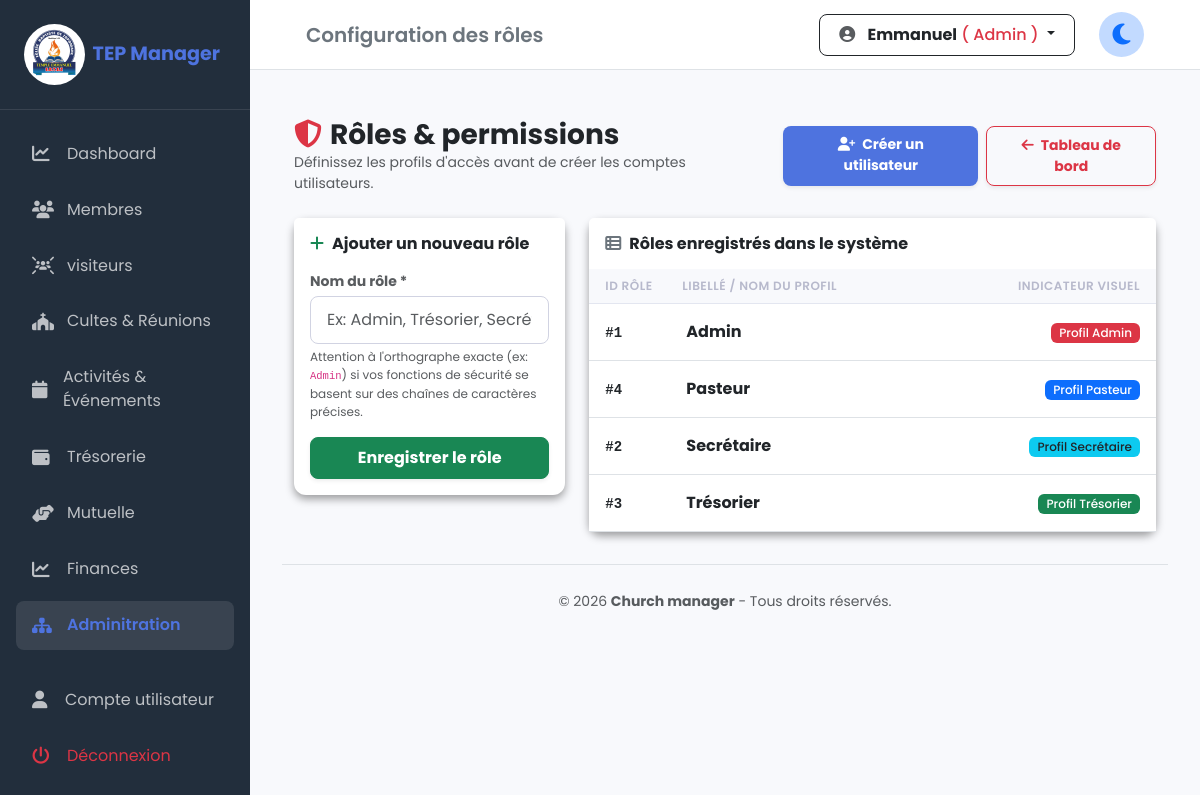
Screenshot of /gouvernance/roles.php (signed in) with the database file from the repository.
### tables this page shows
CREATE TABLE IF NOT EXISTS `roles` (
  `id` int NOT NULL AUTO_INCREMENT,
  `nom_role` varchar(50) NOT NULL,
  PRIMARY KEY (`id`)
);

### gouvernance/roles.php (the view, shortened to what this page needs)
<?php
require_once "../config/database.php";
$roles = $pdo->query("SELECT * FROM roles ORDER BY nom_role ASC")->fetchAll();
require_once '../includes/header.php';
?>
<div class="container mt-4">
    <div class="d-flex flex-column flex-md-row justify-content-between align-items-md-center mb-4 gap-3">
        <div>
            <h3 class="fw-bold text-dark m-0"><i class="fa-solid fa-shield-halved text-danger me-2"></i>Rôles & permissions</h3>
            <p class="text-muted small mb-0">Définissez les profils d'accès avant de créer les comptes utilisateurs.</p>
        </div>
        <div class="d-flex gap-2">
            <a href="utilisateurs.php" class="btn btn-primary btn-sm fw-bold px-3 py-2 shadow-sm">
                <i class="fa-solid fa-user-plus me-1"></i> Créer un utilisateur
            </a>
            <a href="index.php" class="btn btn-outline-danger btn-sm fw-bold px-3 py-2 shadow-sm">
                <i class="fa-solid fa-arrow-left me-1"></i> Tableau de bord
            </a>
        </div>
    </div>
    <div class="row g-4">
        <div class="col-md-4">
            <div class="card border-0 shadow-sm">
                <div class="card-header bg-white border-0 py-3">
                    <h6 class="fw-bold mb-0"><i class="fa-solid fa-plus text-success me-2"></i>Ajouter un nouveau rôle</h6>
                </div>
                <div class="card-body pt-0">
                    <form method="POST">
                        <div class="mb-3">
                            <label class="small fw-bold text-muted mb-1">Nom du rôle *</label>
                            <input type="text" name="nom_role" class="form-control" placeholder="Ex: Admin, Trésorier, Secrétaire..." required>
                            <div class="form-text" style="font-size:0.75rem;">
                                Attention à l'orthographe exacte (ex: <code>Admin</code>) si vos fonctions de sécurité se basent sur des chaînes de caractères précises.
                            </div>
                        </div>
                        <button type="submit" name="ajouter_role" class="btn btn-success w-100 fw-bold shadow-sm">Enregistrer le rôle</button>
                    </form>
                </div>
            </div>
        </div>
        <div class="col-md-8">
            <div class="card border-0 shadow-sm">
                <div class="card-header bg-white border-0 py-3">
                    <h6 class="fw-bold mb-0"><i class="fa-solid fa-table-list text-secondary me-2"></i>Rôles enregistrés dans le système</h6>
                </div>
                <div class="card-body p-0">
                    <div class="table-responsive">
                        <table class="table table-hover align-middle mb-0">
                            <thead class="table-light small">
                                <tr>
                                    <th class="ps-3" style="width: 15%;">ID Rôle</th>
                                    <th>Libellé / Nom du profil</th>
                                    <th class="text-end pe-3">Indicateur visuel</th>
                                </tr>
                            </thead>
                            <tbody>
                                <?php if(empty($roles)): ?>
                                    <tr>
                                        <td colspan="3" class="text-center py-4 text-muted small">Aucun rôle configuré pour le moment.</td>
                                    </tr>
                                <?php else: ?>
                                    <?php foreach($roles as $r): ?>
                                        <tr>
                                            <td class="ps-3"><code class="text-dark fw-bold">#<?= $r['id'] ?></code></td>
                                            <td>
                                                <span class="fw-bold text-dark"><?= htmlspecialchars($r['nom_role']) ?></span>
                                            </td>
                                            <td class="text-end pe-3">
                                                <?php
                                                $badge_color = "bg-secondary";
                                                if(strpos(strtolower($r['nom_role']), 'admin') !== false) $badge_color = "bg-danger";
                                                elseif(strpos(strtolower($r['nom_role']), 'trésorier') !== false || strpos(strtolower($r['nom_role']), 'tresorier') !== false) $badge_color = "bg-success";
                                                elseif(strpos(strtolower($r['nom_role']), 'pasteur') !== false) $badge_color = "bg-primary";
                                                elseif(strpos(strtolower($r['nom_role']), 'secrétaire') !== false || strpos(strtolower($r['nom_role']), 'secretaire') !== false) $badge_color = "bg-info text-dark";
                                                ?>
                                                <span class="badge <?= $badge_color ?> px-2 py-1">Profil <?= htmlspecialchars($r['nom_role']) ?></span>
                                            </td>
                                        </tr>
                                    <?php endforeach; ?>
                                <?php endif; ?>
                            </tbody>
                        </table>
                    </div>
                </div>
            </div>
        </div>
    </div>
</div>
<?php require_once '../includes/footer.php'; ?>

### assets/css/style.css (style rules this page uses)
:root { --primary-color: #4e73df; --secondary-color: #858796; --success-color: #1cc88a; --bg-light: #f8f9fc; --sidebar-bg: #222e3c; --sidebar-width: 250px; --topbar-height: 70px; --transition: all 0.3s ease; }
body { font-family: 'Poppins', sans-serif; background-color: var(--bg-light); color: #333; margin: 0; overflow-x: hidden; }
.card { border-radius: 12px; border: none; transition: transform 0.3s ease-in-out; }
.card.shadow-sm { box-shadow: 0 .25rem .5rem rgba(0,0,0,.375) !important; }
.table thead th { background-color: #f8f9fc; text-transform: uppercase; font-size: 0.75rem; letter-spacing: 0.5px; font-weight: 600; color: #b7b9cc; border-bottom: 1px solid #e3e6f0; }
.table tbody td { padding: 1rem 0.75rem; color: #5a5c69; }
.badge { padding: 0.5em 0.8em; font-weight: 500; }
.btn { border-radius: 8px; padding: 0.5rem 1.2rem; gap : 2px; font-weight: 500; }
.btn-primary { background-color: var(--primary-color); border: none; }
.form-control, .form-select { border-radius: 8px; padding: 0.7rem 1rem; border: 1px solid #d1d3e2; }

### includes/header.php (style rules this page uses)
body { transition: background-color 0.5s ease, color 0.5s ease; }

### rows the page displays
roles: id "1", nom_role "Admin"
roles: id "4", nom_role "Pasteur"
roles: id "2", nom_role "Secrétaire"
roles: id "3", nom_role "Trésorier"

### other values shown
$titre_barre "Configuration des rôles"
$_SESSION['user_nom'] "Emmanuel"
$_SESSION['user_role_nom'] "Admin"
